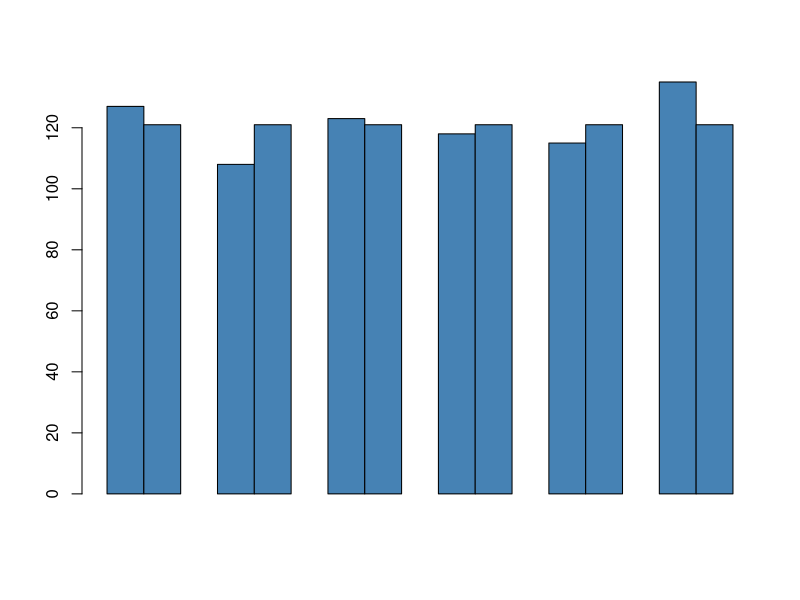

Write the R code that produced this figure.
## ---- chunk 1
chi.ad <- function(x, p) {
  # Vérification que p est un vecteur de probabilités valide
  if (!is.numeric(p)) stop("p doit être un vecteur numérique")
  if (any(p < 0 | p > 1)) stop("Les probabilités doivent être comprises entre 0 et 1")
  if (abs(sum(p) - 1) > 1e-10) stop("La somme des probabilités doit être égale à 1")
  
  # Vérification que les effectifs observés sont >= 5
  if (any(x < 5)) stop("Tous les effectifs observés doivent être >= 5")
  
  # Calcul de la statistique du chi²
  n <- sum(x)
  expected <- n * p
  chi2 <- sum((x - expected)^2 / expected)
  ddl <- length(x) - 1
  p_value <- pchisq(chi2, df = ddl, lower.tail = FALSE)
  
  # Retourne une liste
  return(list(chi2 = chi2, ddl = ddl, p_value = p_value))
}
## ---- chunk 2
obs <- c(127, 108, 123, 118, 115, 135)
p_theo <- rep(1/6, 6)
## ---- chunk 3
resultat_de <- chi.ad(obs, p_theo)
print(resultat_de)
## ---- chunk 4
obs <- c(127, 108, 123, 118, 115, 135)
attendus <- rep(sum(obs)/6, 6)

barplot(rbind(obs, attendus), beside = TRUE,
        col = c("steelblue"))
